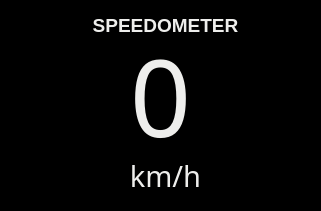
   <widget class="QFrame" name="frame_5">
    <property name="geometry">
     <rect>
      <x>10</x>
      <y>20</y>
      <width>321</width>
      <height>211</height>
     </rect>
    </property>
    <property name="palette">
     <palette>
      <active>
       <colorrole role="WindowText">
        <brush brushstyle="SolidPattern">
         <color alpha="255">
          <red>0</red>
          <green>0</green>
          <blue>0</blue>
         </color>
        </brush>
       </colorrole>
       <colorrole role="Button">
        <brush brushstyle="SolidPattern">
         <color alpha="255">
          <red>0</red>
          <green>0</green>
          <blue>0</blue>
         </color>
        </brush>
       </colorrole>
       <colorrole role="Light">
        <brush brushstyle="SolidPattern">
         <color alpha="255">
          <red>255</red>
          <green>255</green>
          <blue>0</blue>
         </color>
        </brush>
       </colorrole>
       <colorrole role="Midlight">
        <brush brushstyle="SolidPattern">
         <color alpha="255">
          <red>212</red>
          <green>212</green>
          <blue>0</blue>
         </color>
        </brush>
       </colorrole>
       <colorrole role="Dark">
        <brush brushstyle="SolidPattern">
         <color alpha="255">
          <red>85</red>
          <green>85</green>
          <blue>0</blue>
         </color>
        </brush>
       </colorrole>
       <colorrole role="Mid">
        <brush brushstyle="SolidPattern">
         <color alpha="255">
          <red>113</red>
          <green>113</green>
          <blue>0</blue>
         </color>
        </brush>
       </colorrole>
       <colorrole role="Text">
        <brush brushstyle="SolidPattern">
         <color alpha="255">
          <red>0</red>
          <green>0</green>
          <blue>0</blue>
         </color>
        </brush>
       </colorrole>
       <colorrole role="BrightText">
        <brush brushstyle="SolidPattern">
         <color alpha="255">
          <red>255</red>
          <green>255</green>
          <blue>255</blue>
         </color>
        </brush>
       </colorrole>
       <colorrole role="ButtonText">
        <brush brushstyle="SolidPattern">
         <color alpha="255">
          <red>0</red>
          <green>0</green>
          <blue>0</blue>
         </color>
        </brush>
       </colorrole>
       <colorrole role="Base">
        <brush brushstyle="SolidPattern">
         <color alpha="255">
          <red>0</red>
          <green>0</green>
          <blue>0</blue>
         </color>
        </brush>
       </colorrole>
       <colorrole role="Window">
        <brush brushstyle="SolidPattern">
         <color alpha="255">
          <red>0</red>
          <green>0</green>
          <blue>0</blue>
         </color>
        </brush>
       </colorrole>
       <colorrole role="Shadow">
        <brush brushstyle="SolidPattern">
         <color alpha="255">
          <red>0</red>
          <green>0</green>
          <blue>0</blue>
         </color>
        </brush>
       </colorrole>
       <colorrole role="AlternateBase">
        <brush brushstyle="SolidPattern">
         <color alpha="255">
          <red>212</red>
          <green>212</green>
          <blue>127</blue>
         </color>
        </brush>
       </colorrole>
       <colorrole role="ToolTipBase">
        <brush brushstyle="SolidPattern">
         <color alpha="255">
          <red>255</red>
          <green>255</green>
          <blue>220</blue>
         </color>
        </brush>
       </colorrole>
       <colorrole role="ToolTipText">
        <brush brushstyle="SolidPattern">
         <color alpha="255">
          <red>0</red>
          <green>0</green>
          <blue>0</blue>
         </color>
        </brush>
       </colorrole>
      </active>
      <inactive>
       <colorrole role="WindowText">
        <brush brushstyle="SolidPattern">
         <color alpha="255">
          <red>0</red>
          <green>0</green>
          <blue>0</blue>
         </color>
        </brush>
       </colorrole>
       <colorrole role="Button">
        <brush brushstyle="SolidPattern">
         <color alpha="255">
          <red>0</red>
          <green>0</green>
          <blue>0</blue>
         </color>
        </brush>
       </colorrole>
       <colorrole role="Light">
        <brush brushstyle="SolidPattern">
         <color alpha="255">
          <red>255</red>
          <green>255</green>
          <blue>0</blue>
         </color>
        </brush>
       </colorrole>
       <colorrole role="Midlight">
        <brush brushstyle="SolidPattern">
         <color alpha="255">
          <red>212</red>
          <green>212</green>
          <blue>0</blue>
         </color>
        </brush>
       </colorrole>
       <colorrole role="Dark">
        <brush brushstyle="SolidPattern">
         <color alpha="255">
          <red>85</red>
          <green>85</green>
          <blue>0</blue>
         </color>
        </brush>
       </colorrole>
       <colorrole role="Mid">
        <brush brushstyle="SolidPattern">
         <color alpha="255">
          <red>113</red>
          <green>113</green>
          <blue>0</blue>
         </color>
        </brush>
       </colorrole>
       <colorrole role="Text">
        <brush brushstyle="SolidPattern">
         <color alpha="255">
          <red>0</red>
          <green>0</green>
          <blue>0</blue>
         </color>
        </brush>
       </colorrole>
       <colorrole role="BrightText">
        <brush brushstyle="SolidPattern">
         <color alpha="255">
          <red>255</red>
          <green>255</green>
          <blue>255</blue>
         </color>
        </brush>
       </colorrole>
       <colorrole role="ButtonText">
        <brush brushstyle="SolidPattern">
         <color alpha="255">
          <red>0</red>
          <green>0</green>
          <blue>0</blue>
         </color>
        </brush>
       </colorrole>
       <colorrole role="Base">
        <brush brushstyle="SolidPattern">
         <color alpha="255">
          <red>0</red>
          <green>0</green>
          <blue>0</blue>
         </color>
        </brush>
       </colorrole>
       <colorrole role="Window">
        <brush brushstyle="SolidPattern">
         <color alpha="255">
          <red>0</red>
          <green>0</green>
          <blue>0</blue>
         </color>
        </brush>
       </colorrole>
       <colorrole role="Shadow">
        <brush brushstyle="SolidPattern">
         <color alpha="255">
          <red>0</red>
          <green>0</green>
          <blue>0</blue>
         </color>
        </brush>
       </colorrole>
       <colorrole role="AlternateBase">
        <brush brushstyle="SolidPattern">
         <color alpha="255">
          <red>212</red>
          <green>212</green>
          <blue>127</blue>
         </color>
        </brush>
       </colorrole>
       <colorrole role="ToolTipBase">
        <brush brushstyle="SolidPattern">
         <color alpha="255">
          <red>255</red>
          <green>255</green>
          <blue>220</blue>
         </color>
        </brush>
       </colorrole>
       <colorrole role="ToolTipText">
        <brush brushstyle="SolidPattern">
         <color alpha="255">
          <red>0</red>
          <green>0</green>
          <blue>0</blue>
         </color>
        </brush>
       </colorrole>
      </inactive>
      <disabled>
       <colorrole role="WindowText">
        <brush brushstyle="SolidPattern">
         <color alpha="255">
          <red>85</red>
          <green>85</green>
          <blue>0</blue>
         </color>
        </brush>
       </colorrole>
       <colorrole role="Button">
        <brush brushstyle="SolidPattern">
         <color alpha="255">
          <red>0</red>
          <green>0</green>
          <blue>0</blue>
         </color>
        </brush>
       </colorrole>
       <colorrole role="Light">
        <brush brushstyle="SolidPattern">
         <color alpha="255">
          <red>255</red>
          <green>255</green>
          <blue>0</blue>
         </color>
        </brush>
       </colorrole>
       <colorrole role="Midlight">
        <brush brushstyle="SolidPattern">
         <color alpha="255">
          <red>212</red>
          <green>212</green>
          <blue>0</blue>
         </color>
        </brush>
       </colorrole>
       <colorrole role="Dark">
        <brush brushstyle="SolidPattern">
         <color alpha="255">
          <red>85</red>
          <green>85</green>
          <blue>0</blue>
         </color>
        </brush>
       </colorrole>
       <colorrole role="Mid">
        <brush brushstyle="SolidPattern">
         <color alpha="255">
          <red>113</red>
          <green>113</green>
          <blue>0</blue>
         </color>
        </brush>
       </colorrole>
       <colorrole role="Text">
        <brush brushstyle="SolidPattern">
         <color alpha="255">
          <red>85</red>
          <green>85</green>
          <blue>0</blue>
         </color>
        </brush>
       </colorrole>
       <colorrole role="BrightText">
        <brush brushstyle="SolidPattern">
         <color alpha="255">
          <red>255</red>
          <green>255</green>
          <blue>255</blue>
         </color>
        </brush>
       </colorrole>
       <colorrole role="ButtonText">
        <brush brushstyle="SolidPattern">
         <color alpha="255">
          <red>85</red>
          <green>85</green>
          <blue>0</blue>
         </color>
        </brush>
       </colorrole>
       <colorrole role="Base">
        <brush brushstyle="SolidPattern">
         <color alpha="255">
          <red>0</red>
          <green>0</green>
          <blue>0</blue>
         </color>
        </brush>
       </colorrole>
       <colorrole role="Window">
        <brush brushstyle="SolidPattern">
         <color alpha="255">
          <red>0</red>
          <green>0</green>
          <blue>0</blue>
         </color>
        </brush>
       </colorrole>
       <colorrole role="Shadow">
        <brush brushstyle="SolidPattern">
         <color alpha="255">
          <red>0</red>
          <green>0</green>
          <blue>0</blue>
         </color>
        </brush>
       </colorrole>
       <colorrole role="AlternateBase">
        <brush brushstyle="SolidPattern">
         <color alpha="255">
          <red>170</red>
          <green>170</green>
          <blue>0</blue>
         </color>
        </brush>
       </colorrole>
       <colorrole role="ToolTipBase">
        <brush brushstyle="SolidPattern">
         <color alpha="255">
          <red>255</red>
          <green>255</green>
          <blue>220</blue>
         </color>
        </brush>
       </colorrole>
       <colorrole role="ToolTipText">
        <brush brushstyle="SolidPattern">
         <color alpha="255">
          <red>0</red>
          <green>0</green>
          <blue>0</blue>
         </color>
        </brush>
       </colorrole>
      </disabled>
     </palette>
    </property>
    <property name="styleSheet">
     <string notr="true">background-color: rgb(0, 0, 0);
border-radius:5px
</string>
    </property>
    <property name="frameShape">
     <enum>QFrame::StyledPanel</enum>
    </property>
    <property name="frameShadow">
     <enum>QFrame::Raised</enum>
    </property>
    <widget class="QLabel" name="txtSpeedometer">
     <property name="geometry">
      <rect>
       <x>70</x>
       <y>20</y>
       <width>181</width>
       <height>151</height>
      </rect>
     </property>
     <property name="font">
      <font>
       <family>Tw Cen MT</family>
       <pointsize>80</pointsize>
       <weight>50</weight>
       <italic>false</italic>
       <bold>false</bold>
      </font>
     </property>
     <property name="styleSheet">
      <string notr="true">color:rgb(238, 238, 236)</string>
     </property>
     <property name="text">
      <string>0</string>
     </property>
     <property name="alignment">
      <set>Qt::AlignCenter</set>
     </property>
    </widget>
    <widget class="QLabel" name="label_6">
     <property name="geometry">
      <rect>
       <x>120</x>
       <y>160</y>
       <width>91</width>
       <height>31</height>
      </rect>
     </property>
     <property name="font">
      <font>
       <family>Lucida Sans Unicode</family>
       <pointsize>22</pointsize>
      </font>
     </property>
     <property name="styleSheet">
      <string notr="true">color:rgb(238, 238, 236)</string>
     </property>
     <property name="text">
      <string>km/h</string>
     </property>
     <property name="alignment">
      <set>Qt::AlignCenter</set>
     </property>
    </widget>
    <widget class="QLabel" name="label_13">
     <property name="geometry">
      <rect>
       <x>10</x>
       <y>10</y>
       <width>311</width>
       <height>31</height>
      </rect>
     </property>
     <property name="font">
      <font>
       <pointsize>14</pointsize>
      </font>
     </property>
     <property name="styleSheet">
      <string notr="true">color : rgb(238, 238, 236);</string>
     </property>
     <property name="text">
      <string>&lt;html&gt;&lt;head/&gt;&lt;body&gt;&lt;p&gt;&lt;span style=&quot; font-weight:600;&quot;&gt;SPEEDOMETER&lt;/span&gt;&lt;/p&gt;&lt;/body&gt;&lt;/html&gt;</string>
     </property>
     <property name="alignment">
      <set>Qt::AlignCenter</set>
     </property>
    </widget>
    <widget class="QFrame" name="frame_6">
     <property name="geometry">
      <rect>
       <x>300</x>
       <y>160</y>
       <width>321</width>
       <height>211</height>
      </rect>
     </property>
     <property name="palette">
      <palette>
       <active>
        <colorrole role="WindowText">
         <brush brushstyle="SolidPattern">
          <color alpha="255">
           <red>0</red>
           <green>0</green>
           <blue>0</blue>
          </color>
         </brush>
        </colorrole>
        <colorrole role="Button">
         <brush brushstyle="SolidPattern">
          <color alpha="255">
           <red>0</red>
           <green>0</green>
           <blue>0</blue>
          </color>
         </brush>
        </colorrole>
        <colorrole role="Light">
         <brush brushstyle="SolidPattern">
          <color alpha="255">
           <red>255</red>
           <green>255</green>
           <blue>0</blue>
          </color>
         </brush>
        </colorrole>
        <colorrole role="Midlight">
         <brush brushstyle="SolidPattern">
          <color alpha="255">
           <red>212</red>
           <green>212</green>
           <blue>0</blue>
          </color>
         </brush>
        </colorrole>
        <colorrole role="Dark">
         <brush brushstyle="SolidPattern">
          <color alpha="255">
           <red>85</red>
           <green>85</green>
           <blue>0</blue>
          </color>
         </brush>
        </colorrole>
        <colorrole role="Mid">
         <brush brushstyle="SolidPattern">
          <color alpha="255">
           <red>113</red>
           <green>113</green>
           <blue>0</blue>
          </color>
         </brush>
        </colorrole>
        <colorrole role="Text">
         <brush brushstyle="SolidPattern">
          <color alpha="255">
           <red>0</red>
           <green>0</green>
           <blue>0</blue>
          </color>
         </brush>
        </colorrole>
        <colorrole role="BrightText">
         <brush brushstyle="SolidPattern">
          <color alpha="255">
           <red>255</red>
           <green>255</green>
           <blue>255</blue>
          </color>
         </brush>
        </colorrole>
        <colorrole role="ButtonText">
         <brush brushstyle="SolidPattern">
          <color alpha="255">
           <red>0</red>
           <green>0</green>
           <blue>0</blue>
          </color>
         </brush>
        </colorrole>
        <colorrole role="Base">
         <brush brushstyle="SolidPattern">
          <color alpha="255">
           <red>0</red>
           <green>0</green>
           <blue>0</blue>
          </color>
         </brush>
        </colorrole>
        <colorrole role="Window">
         <brush brushstyle="SolidPattern">
          <color alpha="255">
           <red>0</red>
           <green>0</green>
           <blue>0</blue>
          </color>
         </brush>
        </colorrole>
        <colorrole role="Shadow">
         <brush brushstyle="SolidPattern">
          <color alpha="255">
           <red>0</red>
           <green>0</green>
           <blue>0</blue>
          </color>
         </brush>
        </colorrole>
        <colorrole role="AlternateBase">
         <brush brushstyle="SolidPattern">
          <color alpha="255">
           <red>212</red>
           <green>212</green>
           <blue>127</blue>
          </color>
         </brush>
        </colorrole>
        <colorrole role="ToolTipBase">
         <brush brushstyle="SolidPattern">
          <color alpha="255">
           <red>255</red>
           <green>255</green>
           <blue>220</blue>
          </color>
         </brush>
        </colorrole>
        <colorrole role="ToolTipText">
         <brush brushstyle="SolidPattern">
          <color alpha="255">
           <red>0</red>
           <green>0</green>
           <blue>0</blue>
          </color>
         </brush>
        </colorrole>
       </active>
       <inactive>
        <colorrole role="WindowText">
         <brush brushstyle="SolidPattern">
          <color alpha="255">
           <red>0</red>
           <green>0</green>
           <blue>0</blue>
          </color>
         </brush>
        </colorrole>
        <colorrole role="Button">
         <brush brushstyle="SolidPattern">
          <color alpha="255">
           <red>0</red>
           <green>0</green>
           <blue>0</blue>
          </color>
         </brush>
        </colorrole>
        <colorrole role="Light">
         <brush brushstyle="SolidPattern">
          <color alpha="255">
           <red>255</red>
           <green>255</green>
           <blue>0</blue>
          </color>
         </brush>
        </colorrole>
        <colorrole role="Midlight">
         <brush brushstyle="SolidPattern">
          <color alpha="255">
           <red>212</red>
           <green>212</green>
           <blue>0</blue>
          </color>
         </brush>
        </colorrole>
        <colorrole role="Dark">
         <brush brushstyle="SolidPattern">
          <color alpha="255">
           <red>85</red>
           <green>85</green>
           <blue>0</blue>
          </color>
         </brush>
        </colorrole>
        <colorrole role="Mid">
         <brush brushstyle="SolidPattern">
          <color alpha="255">
           <red>113</red>
           <green>113</green>
           <blue>0</blue>
          </color>
         </brush>
        </colorrole>
        <colorrole role="Text">
         <brush brushstyle="SolidPattern">
          <color alpha="255">
           <red>0</red>
           <green>0</green>
           <blue>0</blue>
          </color>
         </brush>
        </colorrole>
        <colorrole role="BrightText">
         <brush brushstyle="SolidPattern">
          <color alpha="255">
           <red>255</red>
           <green>255</green>
           <blue>255</blue>
          </color>
         </brush>
        </colorrole>
        <colorrole role="ButtonText">
         <brush brushstyle="SolidPattern">
          <color alpha="255">
           <red>0</red>
           <green>0</green>
           <blue>0</blue>
          </color>
         </brush>
        </colorrole>
        <colorrole role="Base">
         <brush brushstyle="SolidPattern">
          <color alpha="255">
           <red>0</red>
           <green>0</green>
           <blue>0</blue>
          </color>
         </brush>
        </colorrole>
        <colorrole role="Window">
         <brush brushstyle="SolidPattern">
          <color alpha="255">
           <red>0</red>
           <green>0</green>
           <blue>0</blue>
          </color>
         </brush>
        </colorrole>
        <colorrole role="Shadow">
         <brush brushstyle="SolidPattern">
          <color alpha="255">
           <red>0</red>
           <green>0</green>
           <blue>0</blue>
          </color>
         </brush>
        </colorrole>
        <colorrole role="AlternateBase">
         <brush brushstyle="SolidPattern">
          <color alpha="255">
           <red>212</red>
           <green>212</green>
           <blue>127</blue>
          </color>
         </brush>
        </colorrole>
        <colorrole role="ToolTipBase">
         <brush brushstyle="SolidPattern">
          <color alpha="255">
           <red>255</red>
           <green>255</green>
           <blue>220</blue>
          </color>
         </brush>
        </colorrole>
        <colorrole role="ToolTipText">
         <brush brushstyle="SolidPattern">
          <color alpha="255">
           <red>0</red>
           <green>0</green>
           <blue>0</blue>
          </color>
         </brush>
        </colorrole>
       </inactive>
       <disabled>
        <colorrole role="WindowText">
         <brush brushstyle="SolidPattern">
          <color alpha="255">
           <red>85</red>
           <green>85</green>
           <blue>0</blue>
          </color>
         </brush>
        </colorrole>
        <colorrole role="Button">
         <brush brushstyle="SolidPattern">
          <color alpha="255">
           <red>0</red>
           <green>0</green>
           <blue>0</blue>
          </color>
         </brush>
        </colorrole>
        <colorrole role="Light">
         <brush brushstyle="SolidPattern">
          <color alpha="255">
           <red>255</red>
           <green>255</green>
           <blue>0</blue>
          </color>
         </brush>
        </colorrole>
        <colorrole role="Midlight">
         <brush brushstyle="SolidPattern">
          <color alpha="255">
           <red>212</red>
           <green>212</green>
           <blue>0</blue>
          </color>
         </brush>
        </colorrole>
        <colorrole role="Dark">
         <brush brushstyle="SolidPattern">
          <color alpha="255">
           <red>85</red>
           <green>85</green>
           <blue>0</blue>
          </color>
         </brush>
        </colorrole>
        <colorrole role="Mid">
         <brush brushstyle="SolidPattern">
          <color alpha="255">
           <red>113</red>
           <green>113</green>
           <blue>0</blue>
          </color>
         </brush>
        </colorrole>
        <colorrole role="Text">
         <brush brushstyle="SolidPattern">
          <color alpha="255">
           <red>85</red>
           <green>85</green>
           <blue>0</blue>
          </color>
         </brush>
        </colorrole>
        <colorrole role="BrightText">
         <brush brushstyle="SolidPattern">
          <color alpha="255">
           <red>255</red>
           <green>255</green>
           <blue>255</blue>
          </color>
         </brush>
        </colorrole>
        <colorrole role="ButtonText">
         <brush brushstyle="SolidPattern">
          <color alpha="255">
           <red>85</red>
           <green>85</green>
           <blue>0</blue>
          </color>
         </brush>
        </colorrole>
        <colorrole role="Base">
         <brush brushstyle="SolidPattern">
          <color alpha="255">
           <red>0</red>
           <green>0</green>
           <blue>0</blue>
          </color>
         </brush>
        </colorrole>
        <colorrole role="Window">
         <brush brushstyle="SolidPattern">
          <color alpha="255">
           <red>0</red>
           <green>0</green>
           <blue>0</blue>
          </color>
         </brush>
        </colorrole>
        <colorrole role="Shadow">
         <brush brushstyle="SolidPattern">
          <color alpha="255">
           <red>0</red>
           <green>0</green>
           <blue>0</blue>
          </color>
         </brush>
        </colorrole>
        <colorrole role="AlternateBase">
         <brush brushstyle="SolidPattern">
          <color alpha="255">
           <red>170</red>
           <green>170</green>
           <blue>0</blue>
          </color>
         </brush>
        </colorrole>
        <colorrole role="ToolTipBase">
         <brush brushstyle="SolidPattern">
          <color alpha="255">
           <red>255</red>
           <green>255</green>
           <blue>220</blue>
          </color>
         </brush>
        </colorrole>
        <colorrole role="ToolTipText">
         <brush brushstyle="SolidPattern">
          <color alpha="255">
           <red>0</red>
           <green>0</green>
           <blue>0</blue>
          </color>
         </brush>
        </colorrole>
       </disabled>
      </palette>
     </property>
     <property name="styleSheet">
      <string notr="true">background-color: rgb(0, 0, 0);
border-radius:5px
</string>
     </property>
     <property name="frameShape">
      <enum>QFrame::StyledPanel</enum>
     </property>
     <property name="frameShadow">
      <enum>QFrame::Raised</enum>
     </property>
     <widget class="QLabel" name="txtSpeedometer_3">
      <property name="geometry">
       <rect>
        <x>70</x>
        <y>20</y>
        <width>181</width>
        <height>151</height>
       </rect>
      </property>
      <property name="font">
       <font>
        <family>Tw Cen MT</family>
        <pointsize>80</pointsize>
        <weight>50</weight>
        <italic>false</italic>
        <bold>false</bold>
       </font>
      </property>
      <property name="styleSheet">
       <string notr="true">color:rgb(238, 238, 236)</string>
      </property>
      <property name="text">
       <string>0</string>
      </property>
      <property name="alignment">
       <set>Qt::AlignCenter</set>
      </property>
     </widget>
     <widget class="QLabel" name="label_8">
      <property name="geometry">
       <rect>
        <x>120</x>
        <y>160</y>
        <width>91</width>
        <height>31</height>
       </rect>
      </property>
      <property name="font">
       <font>
        <family>Lucida Sans Unicode</family>
        <pointsize>22</pointsize>
       </font>
      </property>
      <property name="styleSheet">
       <string notr="true">color:rgb(238, 238, 236)</string>
      </property>
      <property name="text">
       <string>km/h</string>
      </property>
      <property name="alignment">
       <set>Qt::AlignCenter</set>
      </property>
     </widget>
     <widget class="QLabel" name="label_26">
      <property name="geometry">
       <rect>
        <x>10</x>
        <y>10</y>
        <width>311</width>
        <height>31</height>
       </rect>
      </property>
      <property name="font">
       <font>
        <pointsize>14</pointsize>
       </font>
      </property>
      <property name="styleSheet">
       <string notr="true">color : rgb(238, 238, 236);</string>
      </property>
      <property name="text">
       <string>&lt;html&gt;&lt;head/&gt;&lt;body&gt;&lt;p&gt;&lt;span style=&quot; font-weight:600;&quot;&gt;SPEEDOMETER&lt;/span&gt;&lt;/p&gt;&lt;/body&gt;&lt;/html&gt;</string>
      </property>
      <property name="alignment">
       <set>Qt::AlignCenter</set>
      </property>
     </widget>
    </widget>
   </widget>
